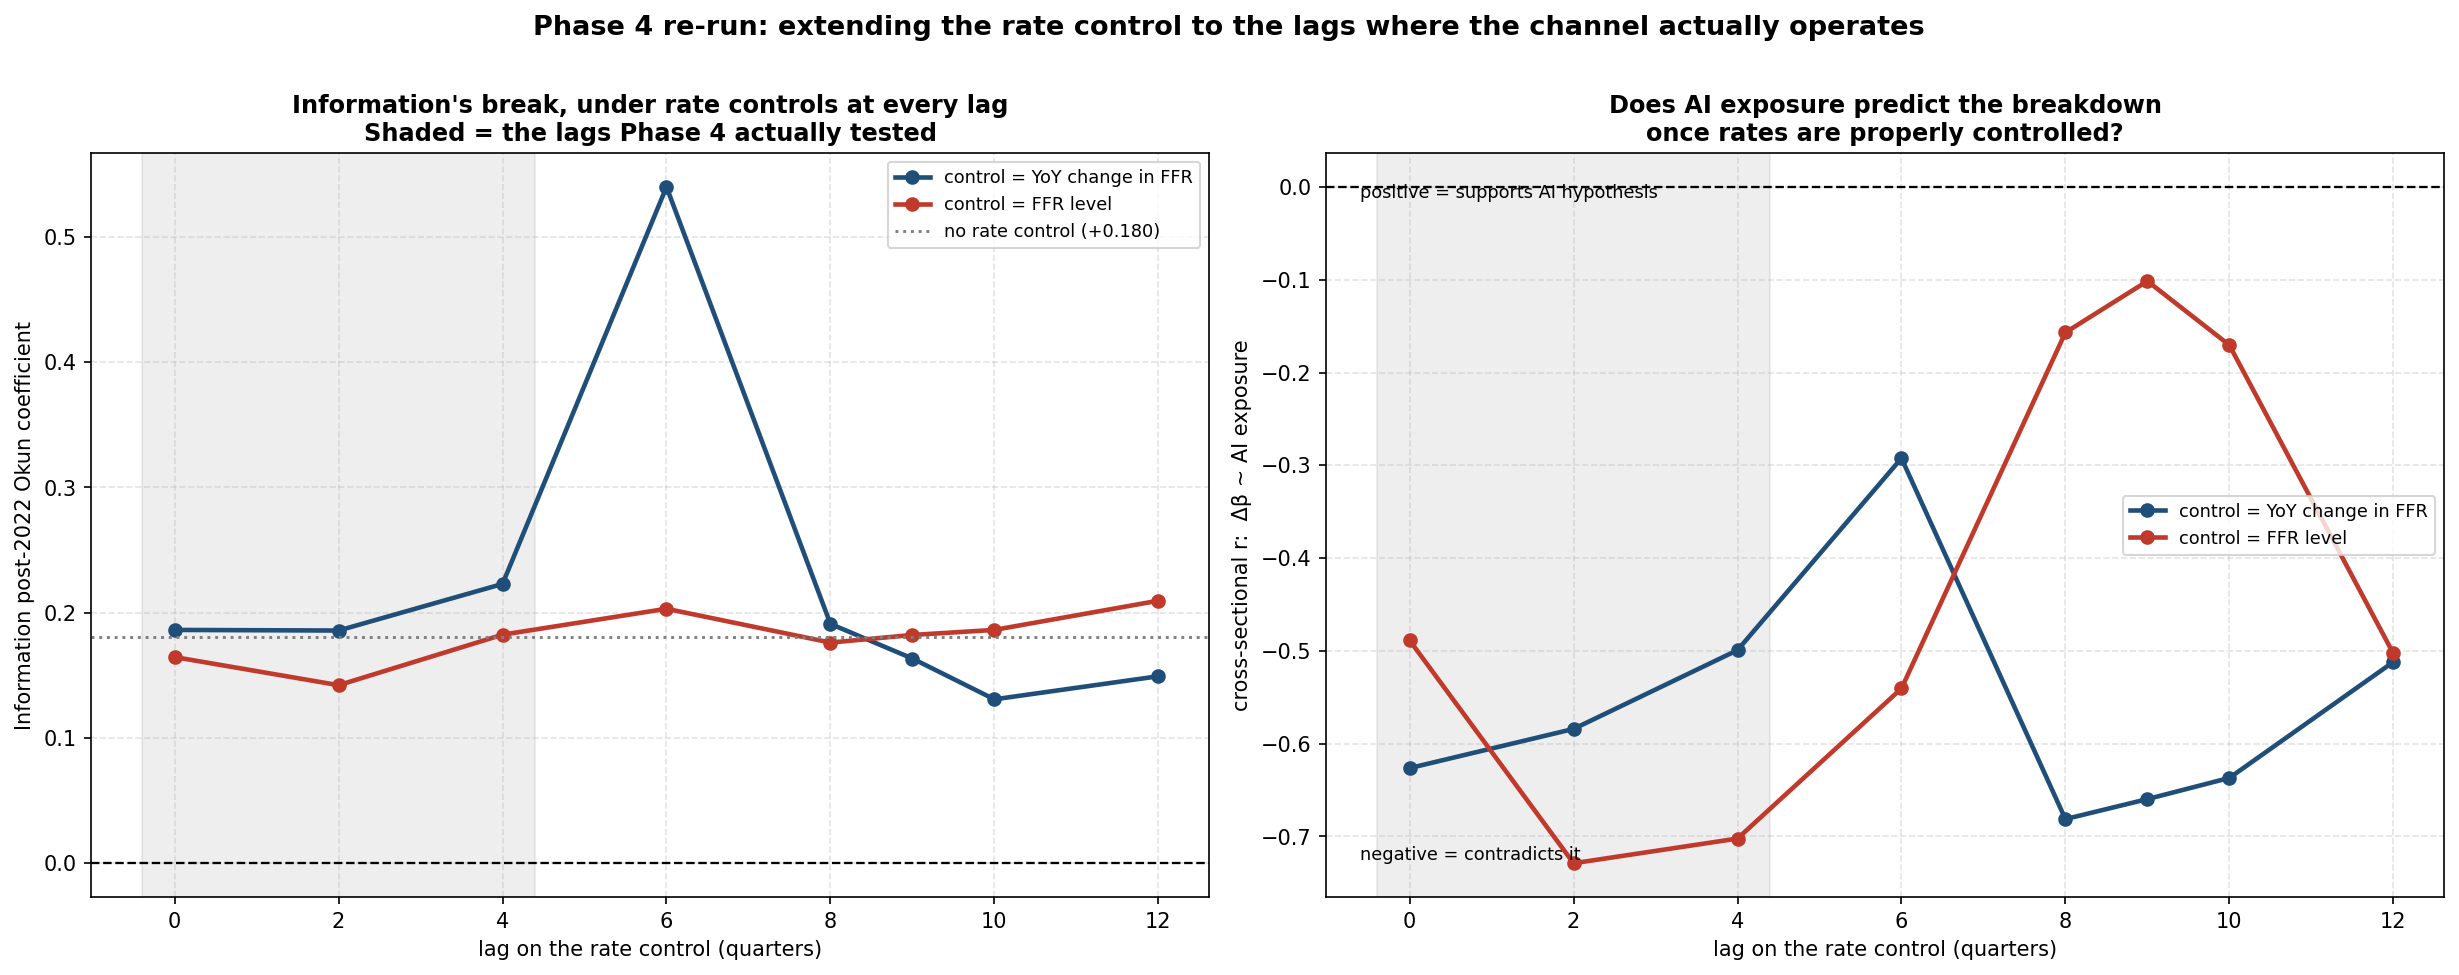

This figure's Python source:
"""
extended_lag_test.py
Re-run Phase 4's rate control at the lags where the channel actually operates.

WHY THIS EXISTS
okun_phase2_3.py controls for the Federal Funds Rate at lags of 0, 2 and 4
quarters (`for lag in [0, 2, 4]`) and concludes the industry Okun breakdowns
are not a rate artifact. But physical-sector-inversion/hiring_slowdown.py finds
that the rate-to-hiring channel rises monotonically with the lag and peaks at
8 to 9 quarters (r = -0.74 excluding COVID, n = 75). At the lags Phase 4 tested,
the true correlation is only -0.08 to -0.32.

So Phase 4's rejection of the rate hypothesis was measured with a ruler roughly
half as long as needed, and that applies to EVERY sector, including Information.
"Tech's break survived rate controls" is unestablished in exactly the same way
"the goods sectors were not rates" was unestablished.

This script re-runs the identical specification with lags extended to 6, 8, 9,
10 and 12 quarters, in both the YoY-change and the level form of the rate
variable, and asks what happens to each sector's post-2022 Okun coefficient.

Three possible outcomes, all informative:
  - Information's post-period beta collapses toward zero -> the AI reading was
    a rate artifact.
  - It survives -> tech is doing something rates do not explain, and it has now
    passed a much harder test than before.
  - It shrinks but stays positive -> both mechanisms operate and can be sized.

METHOD (identical to okun_phase2_3.py except for the lag range)
  delta_U = a + b1*(%dY) + b2*(rate control) + e
  YoY (4-quarter) differences computed on the intact series first.
  COVID + rebound (2020 Q2 - 2022 Q1) excluded. Split at Q4 2022.
  Lagging the rate control does NOT cost post-period observations, because
  FEDFUNDS extends back to 1954; n stays at 13 for every lag.

Reads FRED CSVs from FRED-Data/. Writes extended_lag_test.png.
"""

import os
import glob
import numpy as np
import pandas as pd
import matplotlib
matplotlib.use("Agg")
import matplotlib.pyplot as plt
from scipy import stats as sp_stats

DATA_DIR = "FRED-Data/"
CUT      = pd.Timestamp("2022-10-01")
EXCLUDE  = pd.date_range("2020-04-01", "2022-01-01", freq="QS")

INDUSTRIES = {
    "Financial Activities":       ("financial_activities_value_added_VAFI.csv",
                                   "financial_activities_unemployment_rate_LNU04032238.csv", 1.538),
    "Information":                ("information_sector_value_added_RVAI.csv",
                                   "information_sector_unemployment_rate_LNU04032237.csv", 1.268),
    "Education & Health":         ("health_care_social_assistance_value_added_RVAHCSA.csv",
                                   "education_health_unemployment_rate_LNU04032240.csv", 0.775),
    "Professional & Business":    ("professional_business_services_value_added_RVAPBS.csv",
                                   "professional_business_services_unemployment_rate_LNU04032239.csv", 0.654),
    "Wholesale Trade":            ("wholesale_trade_value_added_RVAW.csv",
                                   "wholesale_retail_trade_unemployment_rate_LNU04032235.csv", 0.264),
    "Leisure & Hospitality":      ("leisure_hospitality_value_added_RVAAERAF.csv",
                                   "leisure_hospitality_unemployment_rate_LNU04032241.csv", -0.315),
    "Transportation & Utilities": ("transportation_warehousing_value_added_RVAT.csv",
                                   "transportation_utilities_unemployment_rate_LNU04032236.csv", -0.342),
    "Manufacturing":              ("manufacturing_value_added_RVAMA.csv",
                                   "manufacturing_unemployment_rate_LNU04032232.csv", -0.484),
    "Construction":               ("construction_value_added_RVAC.csv",
                                   "construction_unemployment_rate_LNU04032231.csv", -0.997),
}

ORIGINAL_LAGS = [0, 2, 4]
EXTENDED_LAGS = [6, 8, 9, 10, 12]


def find(f):
    p = DATA_DIR + f
    return p if os.path.exists(p) else glob.glob(DATA_DIR + "*" + f)[0]


def load(f):
    d = pd.read_csv(find(f))
    d.columns = [c.strip() for c in d.columns]
    d[d.columns[0]] = pd.to_datetime(d[d.columns[0]])
    d = d.set_index(d.columns[0])
    return pd.to_numeric(d.iloc[:, 0], errors="coerce").dropna()


def build_df(out_f, un_f):
    y = load(out_f)
    u = load(un_f).resample("QS").mean()
    df = pd.DataFrame({"output": y, "unemp": u}).dropna()
    df["pct_dy"]  = df["output"].pct_change(periods=4) * 100
    df["delta_u"] = df["unemp"].diff(periods=4)
    df = df[~df.index.isin(EXCLUDE)]
    return df.dropna(subset=["pct_dy", "delta_u"])


# rate control variables: YoY change and level, at every lag we care about
ffr_q = load("fed_funds_rate_FEDFUNDS.csv").resample("QS").mean()
RATE = pd.DataFrame(index=ffr_q.index)
dffr = ffr_q.diff(periods=4)
for L in ORIGINAL_LAGS + EXTENDED_LAGS:
    RATE[f"dffr_lag{L}"] = dffr.shift(L)
    RATE[f"level_lag{L}"] = ffr_q.shift(L)


def multiple_ols(x, z, y):
    """y = a + b1*x + b2*z. Returns (b1, se_b1, n)."""
    m = ~(np.isnan(x) | np.isnan(z) | np.isnan(y))
    x, z, y = x[m], z[m], y[m]
    n = len(x)
    if n < 4:
        return np.nan, np.nan, n
    A = np.column_stack([np.ones(n), x, z])
    c, _, _, _ = np.linalg.lstsq(A, y, rcond=None)
    resid = y - A @ c
    s2 = np.sum(resid ** 2) / (n - 3)
    try:
        se = np.sqrt(np.diag(s2 * np.linalg.inv(A.T @ A)))[1]
    except np.linalg.LinAlgError:
        se = np.nan
    return c[1], se, n


def simple_ols(x, y):
    m = ~(np.isnan(x) | np.isnan(y))
    x, y = x[m], y[m]
    b, a, r, p, se = sp_stats.linregress(x, y)
    return b, se, len(x)


rows = []
for name, (of, uf, aiie) in INDUSTRIES.items():
    df = build_df(of, uf)
    pre, post = df[df.index < CUT], df[df.index >= CUT]
    rec = {"industry": name, "aiie": aiie}

    b_pre, _, _   = simple_ols(pre["pct_dy"].values, pre["delta_u"].values)
    b_post, _, n0 = simple_ols(post["pct_dy"].values, post["delta_u"].values)
    rec["b_pre_simple"], rec["b_post_simple"], rec["n_post"] = b_pre, b_post, n0

    for form in ["dffr", "level"]:
        for L in ORIGINAL_LAGS + EXTENDED_LAGS:
            col = f"{form}_lag{L}"
            jp = pre.join(RATE[[col]], how="inner").dropna(subset=["pct_dy", "delta_u", col])
            jq = post.join(RATE[[col]], how="inner").dropna(subset=["pct_dy", "delta_u", col])
            bp, _, _  = multiple_ols(jp["pct_dy"].values, jp[col].values, jp["delta_u"].values)
            bq, se, n = multiple_ols(jq["pct_dy"].values, jq[col].values, jq["delta_u"].values)
            rec[f"bpost_{col}"] = bq
            rec[f"n_{col}"] = n
            rec[f"dbeta_{col}"] = bq - bp
    rows.append(rec)

R = pd.DataFrame(rows)

# ---- report ------------------------------------------------------------------
print("=" * 92)
print("EXTENDED-LAG RATE CONTROL:  does the breakdown survive lags where rates actually bite?")
print("=" * 92)
print("\nInformation's post-2022 Okun coefficient (positive = law inverted / broken)\n")
info = R[R.industry == "Information"].iloc[0]
print(f"  {'spec':<26}{'b1_post':>10}{'n':>5}")
print(f"  {'no control (baseline)':<26}{info['b_post_simple']:>+10.3f}{int(info['n_post']):>5}")
for form, lbl in [("dffr", "YoY change in FFR"), ("level", "FFR level")]:
    print(f"\n  --- {lbl} ---")
    for L in ORIGINAL_LAGS + EXTENDED_LAGS:
        tag = "  (Phase 4 tested)" if L in ORIGINAL_LAGS else "  (NEW)"
        print(f"  {f'lag {L}q':<26}{info[f'bpost_{form}_lag{L}']:>+10.3f}"
              f"{int(info[f'n_{form}_lag{L}']):>5}{tag}")

orig_vals = [info[f"bpost_{f}_lag{L}"] for f in ["dffr", "level"] for L in ORIGINAL_LAGS]
ext_vals  = [info[f"bpost_{f}_lag{L}"] for f in ["dffr", "level"] for L in EXTENDED_LAGS]
print(f"\n  Phase 4 lags (0,2,4)   : range {min(orig_vals):+.3f} to {max(orig_vals):+.3f}")
print(f"  Extended lags (6-12)   : range {min(ext_vals):+.3f} to {max(ext_vals):+.3f}")
print(f"  Sign flips negative?   : {'YES' if min(ext_vals) < 0 else 'NO, stays positive throughout'}")

print("\n" + "=" * 92)
print("ALL SECTORS: post-2022 beta under the original vs extended lags (FFR level form)")
print("=" * 92)
print(f"\n{'industry':<28}{'AIIE':>7}{'base':>8}" +
      "".join(f"{f'L{L}':>8}" for L in ORIGINAL_LAGS + EXTENDED_LAGS))
for _, r in R.sort_values("aiie", ascending=False).iterrows():
    print(f"{r.industry:<28}{r.aiie:>+7.2f}{r.b_post_simple:>+8.3f}" +
          "".join(f"{r[f'bpost_level_lag{L}']:>+8.3f}" for L in ORIGINAL_LAGS + EXTENDED_LAGS))

# cross-section at each lag: does AI exposure predict delta-beta once rates are properly controlled?
print("\n" + "=" * 92)
print("CROSS-SECTION: delta-beta ~ AIIE at each lag (positive slope = supports AI hypothesis)")
print("=" * 92 + "\n")
for form, lbl in [("dffr", "YoY change"), ("level", "level")]:
    print(f"  --- rate control = FFR {lbl} ---")
    for L in ORIGINAL_LAGS + EXTENDED_LAGS:
        sub = R[["aiie", f"dbeta_{form}_lag{L}"]].dropna()
        sl, ic, r_, p_, se = sp_stats.linregress(sub["aiie"], sub[f"dbeta_{form}_lag{L}"])
        tag = "(Phase 4)" if L in ORIGINAL_LAGS else "(NEW)    "
        print(f"    lag {L:>2}q  {tag}  r={r_:+.3f}  p={p_:.3f}")

# ---- chart -------------------------------------------------------------------
fig, (ax1, ax2) = plt.subplots(1, 2, figsize=(16.5, 6.4))
ALL_LAGS = ORIGINAL_LAGS + EXTENDED_LAGS

# panel 1: Information across lags, both forms
ax1.axhline(0, color="black", lw=1.1, ls="--")
ax1.axvspan(-0.4, 4.4, color="gray", alpha=0.13)
ax1.text(2.0, ax1.get_ylim()[1], "", fontsize=8)
for form, c, lbl in [("dffr", "#1f4e79", "control = YoY change in FFR"),
                     ("level", "#c0392b", "control = FFR level")]:
    ax1.plot(ALL_LAGS, [info[f"bpost_{form}_lag{L}"] for L in ALL_LAGS],
             marker="o", lw=2.2, color=c, label=lbl)
ax1.axhline(info["b_post_simple"], color="gray", lw=1.4, ls=":",
            label=f"no rate control ({info['b_post_simple']:+.3f})")
ax1.set_xlabel("lag on the rate control (quarters)", fontsize=10)
ax1.set_ylabel("Information post-2022 Okun coefficient", fontsize=10)
ax1.set_title("Information's break, under rate controls at every lag\n"
              "Shaded = the lags Phase 4 actually tested", fontsize=11.5, fontweight="bold")
ax1.legend(fontsize=8.5); ax1.grid(True, ls="--", alpha=0.35)

# panel 2: cross-section r by lag
ax2.axhline(0, color="black", lw=1.1, ls="--")
ax2.axvspan(-0.4, 4.4, color="gray", alpha=0.13)
for form, c, lbl in [("dffr", "#1f4e79", "control = YoY change in FFR"),
                     ("level", "#c0392b", "control = FFR level")]:
    rr = []
    for L in ALL_LAGS:
        sub = R[["aiie", f"dbeta_{form}_lag{L}"]].dropna()
        rr.append(sp_stats.linregress(sub["aiie"], sub[f"dbeta_{form}_lag{L}"])[2])
    ax2.plot(ALL_LAGS, rr, marker="o", lw=2.2, color=c, label=lbl)
ax2.set_xlabel("lag on the rate control (quarters)", fontsize=10)
ax2.set_ylabel("cross-sectional r:  Δβ ~ AI exposure", fontsize=10)
ax2.set_title("Does AI exposure predict the breakdown\nonce rates are properly controlled?",
              fontsize=11.5, fontweight="bold")
ax2.text(0.03, 0.94, "positive = supports AI hypothesis", transform=ax2.transAxes, fontsize=8.5)
ax2.text(0.03, 0.05, "negative = contradicts it", transform=ax2.transAxes, fontsize=8.5)
ax2.legend(fontsize=8.5, loc="center right"); ax2.grid(True, ls="--", alpha=0.35)

fig.suptitle("Phase 4 re-run: extending the rate control to the lags where the channel actually operates",
             fontsize=13, fontweight="bold", y=1.01)
plt.tight_layout()
plt.savefig("extended_lag_test.png", dpi=150, bbox_inches="tight")
print("\nChart saved: extended_lag_test.png")
